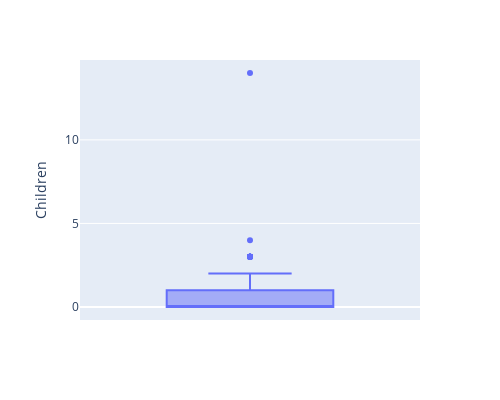

This figure's notebook cell:
### Markdown cell above
## Checking for outliers using boxplot

### Code cell
fig = px.box (creditcard, y="Children", width=500, height=400)
fig.show()

### Figure 1 — Plotly figure (JSON) as saved in the notebook; plotly's stock layout.template omitted (floating-point values rounded to 4 significant figures; data arrays with more than 128 entries replaced by an {"elided": "..."} marker saying what was removed)
{"data": [{"alignmentgroup": "True", "hovertemplate": "Children=%{y}<extra></extra>", "legendgroup": "", "marker": {"color": "#636efa"}, "name": "", "notched": false, "offsetgroup": "", "orientation": "v", "showlegend": false, "type": "box", "x0": " ", "xaxis": "x", "y": {"elided": "1548 int values"}, "y0": " ", "yaxis": "y"}], "layout": {"boxmode": "group", "height": 400, "legend": {"tracegroupgap": 0}, "margin": {"t": 60}, "width": 500, "xaxis": {"anchor": "y", "domain": [0, 1]}, "yaxis": {"anchor": "x", "domain": [0, 1], "title": {"text": "Children"}}}}
